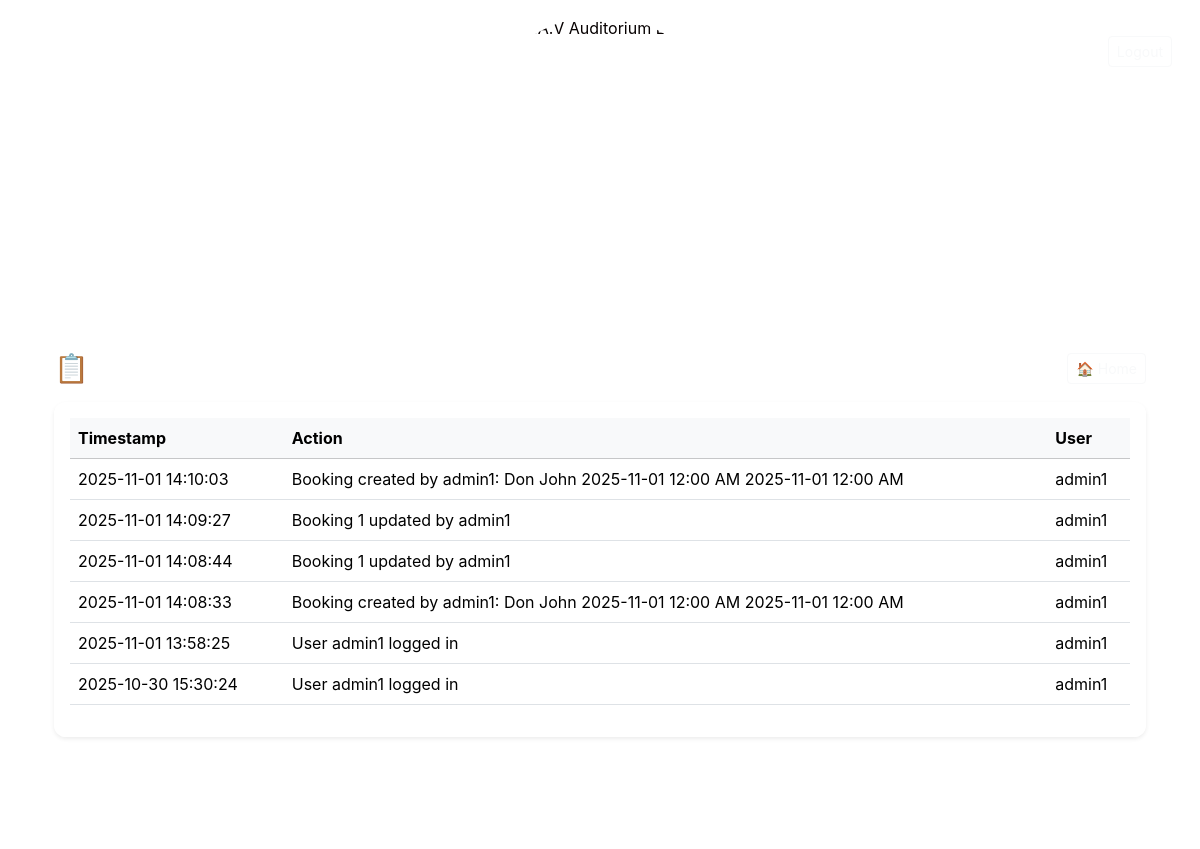
/audit (signed in), run on an earlier commit of the app's database.
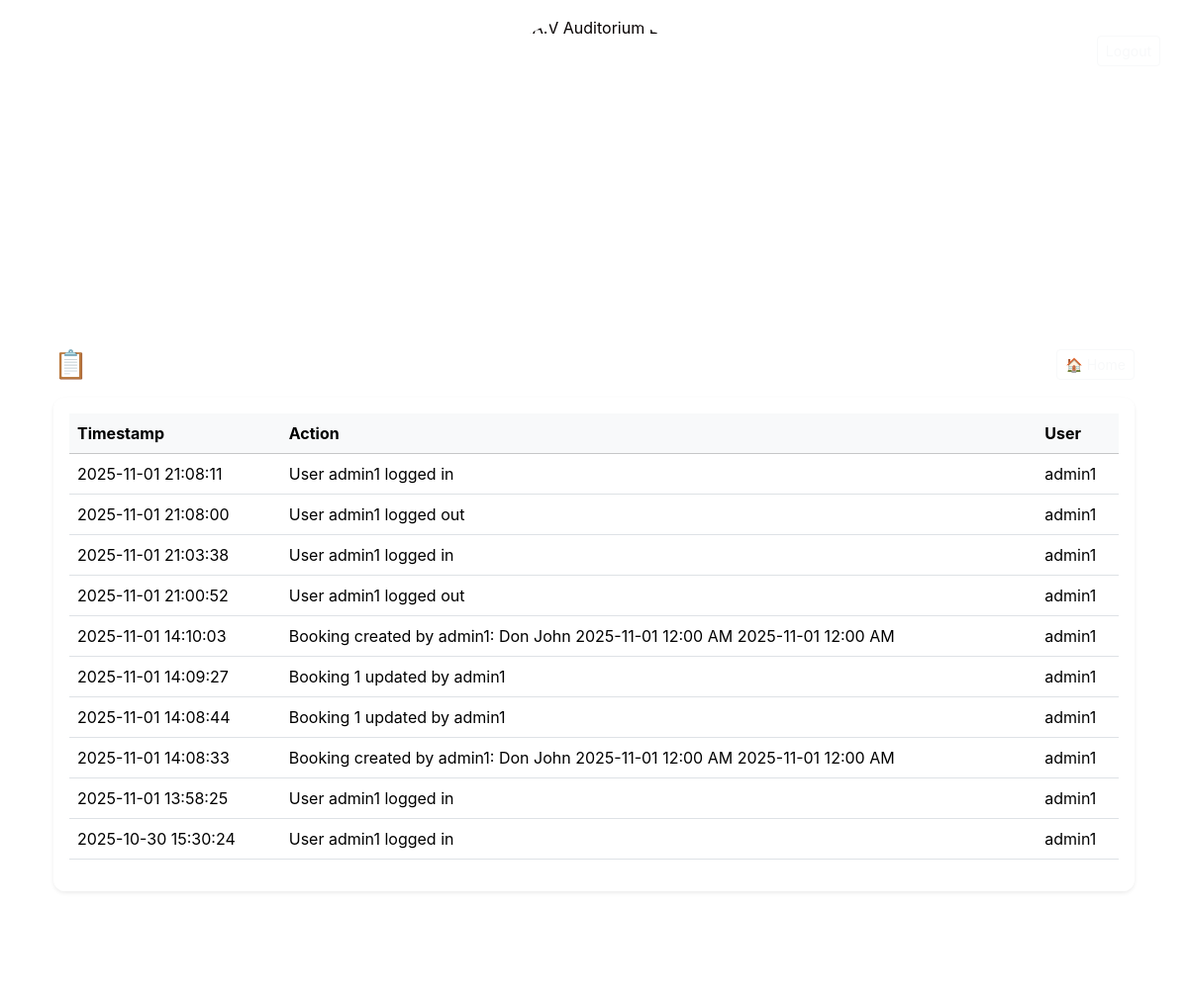
And on a later commit of the database.
### app.py (models this page shows)
class AuditLog(db.Model):
    id = db.Column(db.Integer, primary_key=True)
    action = db.Column(db.String(255))
    timestamp = db.Column(db.DateTime, default=datetime.utcnow)
    user = db.Column(db.String(80), nullable=True)

### app.py (the view)
@app.route('/audit')
def audit():
    if not session.get('user'):
        return redirect(url_for('login'))
    if session.get('user') != ADMIN_USERNAME:
        flash("You don't have permission to view audit logs.", 'danger')
        return redirect(url_for('bookings'))
    logs = AuditLog.query.order_by(AuditLog.timestamp.desc()).limit(500).all()
    return render_template('audit_logs.html', logs=logs, hide_audit_nav=True, user=session.get('user'),
        admin_username=ADMIN_USERNAME)

### app.py (called while the page is built)
@app.before_request
def setup_once():
    if not getattr(app, "_db_initialized", False):
        init_db()
        app._db_initialized = True

### templates/audit_logs.html
{% extends "base.html" %}
{% block body_class %}bg-main{% endblock %}
{% block content %}
<div class="container mt-4">
  <div class="d-flex justify-content-between align-items-center mb-3">
    <h3 class="text-white fw-bold mb-0">📋 Audit Logs</h3>
    <a href="{{ url_for('home') }}" class="btn btn-outline-light btn-sm">🏠 Home</a>
  </div>
  <div class="card shadow-sm border-0">
    <div class="card-body p-3" style="max-height:70vh; overflow-y:auto;">
      <table class="table table-hover align-middle">
        <thead class="table-light sticky-top">
          <tr>
            <th scope="col">Timestamp</th>
            <th scope="col">Action</th>
            <th scope="col">User</th>
          </tr>
        </thead>
        <tbody>
          {% for l in logs %}
          <tr>
            <td>{{ l.timestamp.strftime('%Y-%m-%d %H:%M:%S') }}</td>
            <td>{{ l.action }}</td>
            <td>{{ l.user or '' }}</td>
          </tr>
          {% else %}
          <tr>
            <td colspan="3" class="text-center text-muted py-3">No audit logs yet.</td>
          </tr>
          {% endfor %}
        </tbody>
      </table>
    </div>
  </div>
</div>
{% endblock %}

### templates/base.html (shortened to what this page needs)
<!doctype html>
<html lang="en">
<head>
  <div class="top-right">
      {% if session.get('user') %}
        <span class="me-2 text-white small">Signed in as {{ session.get('user') }}</span>
        <a class="btn btn-sm btn-outline-light" href="{{ url_for('logout') }}">Logout</a>
      {% endif %}
  </div>
  <div class="text-center mt-3 mb-2">
    <img
      src="{{ url_for('static', filename='img/logo.png') }}"
      alt="K.A.V Auditorium Logo"
      style="
        height: 250px;
        width: 250px;
        border-radius: 70%;
        object-fit: contain;
        display: block;
        margin: 0 auto;
        box-shadow: 5 2px 8px rgba(0,0,0,0.25);
      ">
  </div>
  <header class="site-header">
  </header>
  <link href="https://cdn.jsdelivr.net/npm/bootstrap@5.3.2/dist/css/bootstrap.min.css" rel="stylesheet">
  <link rel="stylesheet" href="{{ url_for('static', filename='css/style.css') }}">
</head>
<body class="{% block body_class %}bg-main{% endblock %}">
  <main class="container-main">
    <div class="container">
      {% block content %}{% endblock %}
    </div>
  </main>
  <footer class="text-center text-white-50 py-4">
    <small style="opacity:0.6;">© Kav Auditorium</small>
  </footer>
</body>
</html>

### static/css/style.css (style rules this page uses)
:root { --navy: #03254c; --muted-white: rgba(255,255,255,0.92); --card-bg: rgba(255, 255, 255, 0.993); }
body { font-family: Inter, system-ui, -apple-system, "Segoe UI", Roboto, "Helvetica Neue", Arial; margin:0; color: #060000; min-height:100vh; }
.bg-main { background-image: url('../img/bg_login.jpg'); background-size: cover; background-position: center; position: relative; }
.site-header { position: relative; z-index: 2; padding: 28px 0 8px 0; text-align: center; }
.top-right { position: absolute; top: 20px; right: 28px; z-index: 3; }
.card { background: var(--card-bg); border: 1px solid rgba(255,255,255,0.06); box-shadow: 0 8px 26px rgba(3,37,76,0.45); border-radius: 12px; color: #1a0c39; }
.container-main { z-index:2; position: relative; padding-top: 18px; padding-bottom: 40px; }

What changed in the data, as far as the page shows it:
added AuditLog: timestamp "2025-11-01 21:08:11", action "User admin1 logged in", user "admin1"
added AuditLog: timestamp "2025-11-01 21:08:00", action "User admin1 logged out", user "admin1"
added AuditLog: timestamp "2025-11-01 21:03:38", action "User admin1 logged in", user "admin1"
added AuditLog: timestamp "2025-11-01 21:00:52", action "User admin1 logged out", user "admin1"
